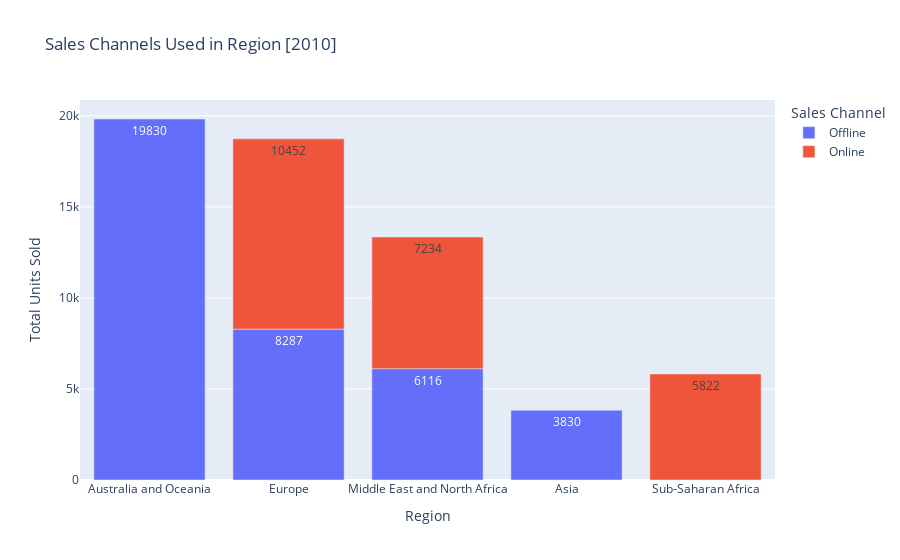

The cell this chart's notebook holds for it:
### Code cell
region_sales_channel_2010 = cd_2010.groupby(['Region', 'Sales Channel'])['Units Sold'].sum().reset_index()
region_sales_channel_2010=region_sales_channel_2010.sort_values(by='Units Sold',ascending=False)

rsc_2010 = px.bar(
    region_sales_channel_2010,
    x='Region',
    y='Units Sold',
    color='Sales Channel',
    title='Sales Channels Used in Region [2010]',
    text='Units Sold',
    labels={'Units Sold': 'Total Units Sold'}
)


rsc_2010.update_traces(textposition='inside')


rsc_2010.show()

### Figure 1 — Plotly figure (JSON) as saved in the notebook; plotly's stock layout.template omitted (floating-point values rounded to 4 significant figures)
{"data": [{"alignmentgroup": "True", "hovertemplate": "Sales Channel=Offline<br>Region=%{x}<br>Total Units Sold=%{text}<extra></extra>", "legendgroup": "Offline", "marker": {"color": "#636efa", "pattern": {"shape": ""}}, "name": "Offline", "offsetgroup": "Offline", "orientation": "v", "showlegend": true, "text": [19830, 8287, 6116, 3830], "textposition": "inside", "type": "bar", "x": ["Australia and Oceania", "Europe", "Middle East and North Africa", "Asia"], "xaxis": "x", "y": [19830, 8287, 6116, 3830], "yaxis": "y"}, {"alignmentgroup": "True", "hovertemplate": "Sales Channel=Online<br>Region=%{x}<br>Total Units Sold=%{text}<extra></extra>", "legendgroup": "Online", "marker": {"color": "#EF553B", "pattern": {"shape": ""}}, "name": "Online", "offsetgroup": "Online", "orientation": "v", "showlegend": true, "text": [10452, 7234, 5822], "textposition": "inside", "type": "bar", "x": ["Europe", "Middle East and North Africa", "Sub-Saharan Africa"], "xaxis": "x", "y": [10452, 7234, 5822], "yaxis": "y"}], "layout": {"barmode": "relative", "legend": {"title": {"text": "Sales Channel"}, "tracegroupgap": 0}, "title": {"text": "Sales Channels Used in Region [2010]"}, "xaxis": {"anchor": "y", "domain": [0, 1], "title": {"text": "Region"}}, "yaxis": {"anchor": "x", "domain": [0, 1], "title": {"text": "Total Units Sold"}}}}
